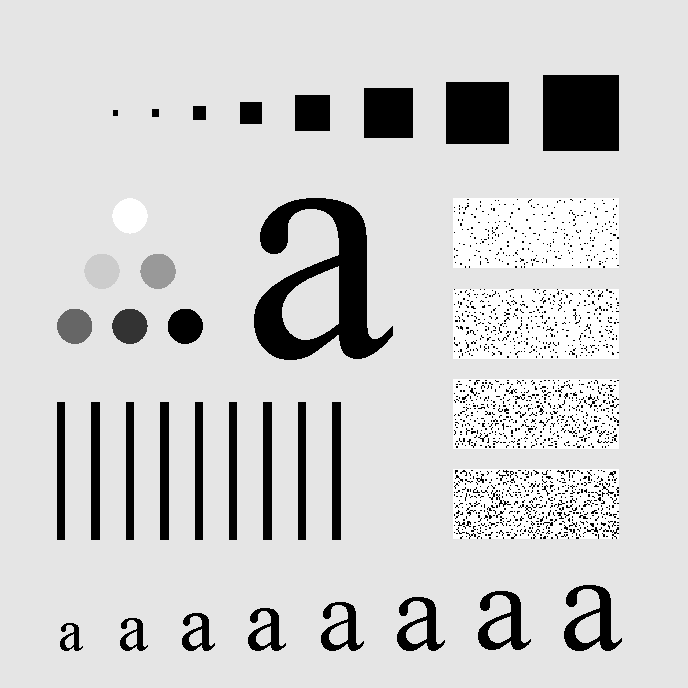
%> input picture 14. Average Filtering/a.tif, 688 x 688 px
$ octave Manual.m   (GNU Octave 9; MATLAB toolbox functions it lacks are replaced by stand-ins)
%> lines starting %> are read from the running program, lines starting %| are printed output that depends on the picture
img = imread('a.tif');
%> img is the input picture: size 688x688 uint8; min 0, max 255, mean 207.3
%Manual Average Filter with low values
h = ones(5, 5)/25;
img_manual = imfilter(img, h);
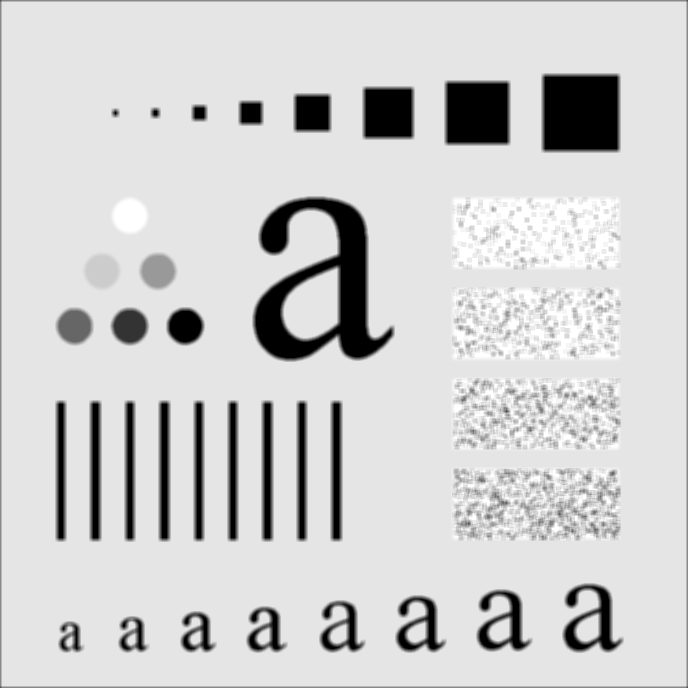
%> img_manual: size 688x688 uint8; min 0, max 255, mean 206.5
%Manual Average Filter with high values
h = ones(15, 15)/225;
img_manual2 = imfilter(img, h);
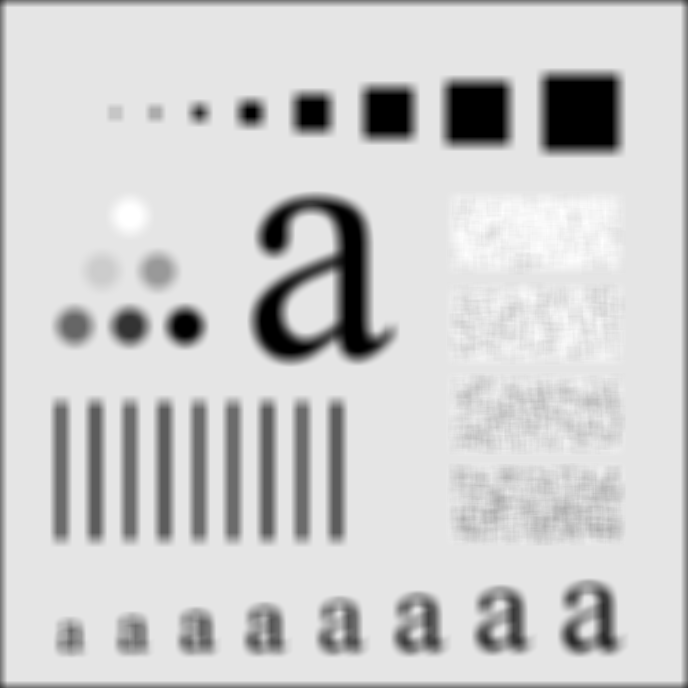
%> img_manual2: size 688x688 uint8; min 0, max 255, mean 204.8
figure('Name', 'Original');
imshow(img);
figure('Name', 'Manual Average Blur1');
imshow(img_manual);
figure('Name', 'Manual Average Blur2');
imshow(img_manual2);
